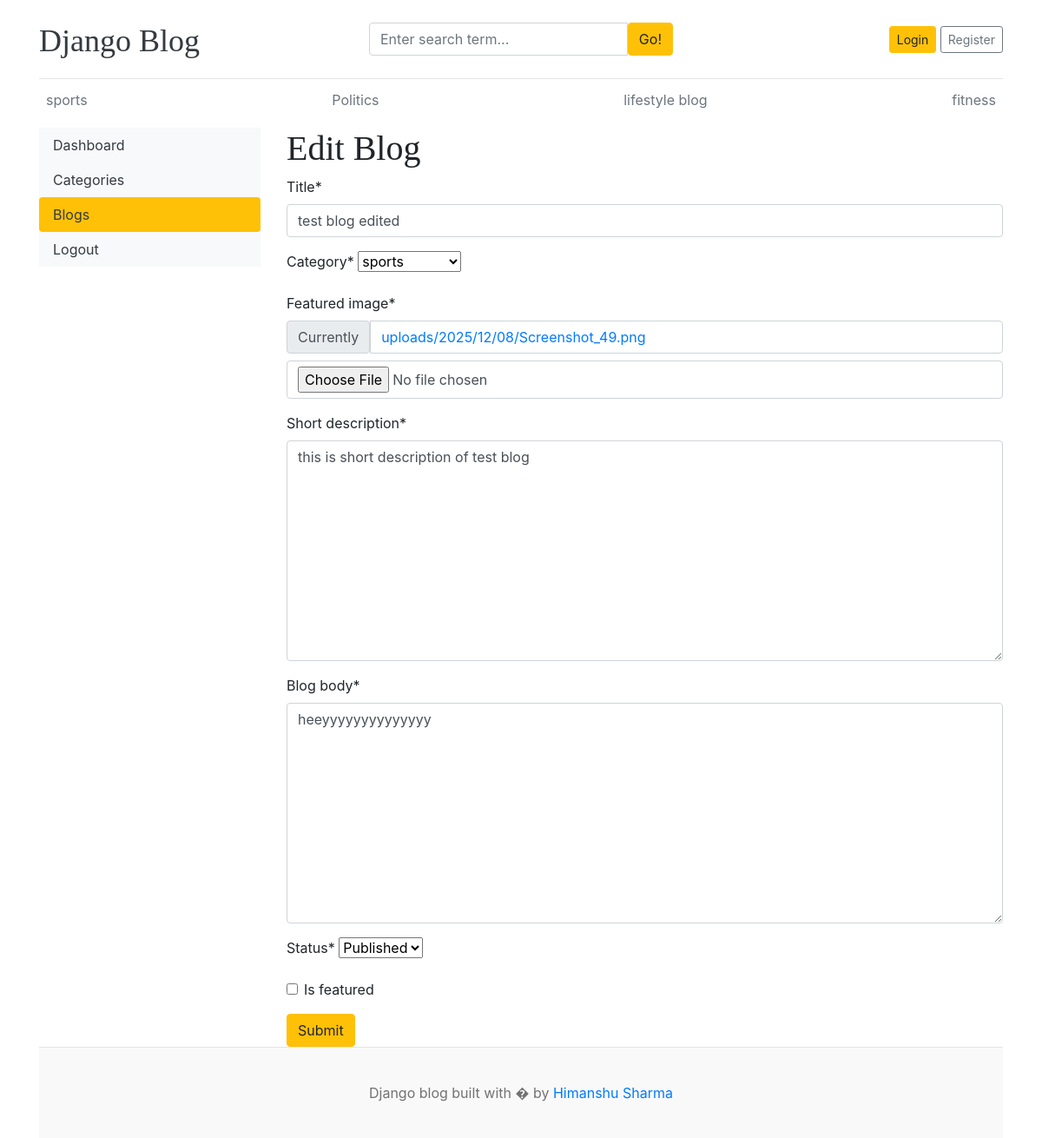
Page /dashboard/posts/edit/1 on the committed database.
### blogs/models.py (models this page shows, shortened)
class Category(models.Model):
    category_name = models.CharField(max_length=50, unique=True)
    created_at = models.DateTimeField(auto_now_add=True)
    updated_at = models.DateTimeField(auto_now=True)
    class Meta:
        verbose_name_plural = 'categories'
    def __str__(self):
        return self.category_name

class Blog(models.Model):
    title = models.CharField(max_length=100)
    slug = AutoSlugField(populate_from='title', unique=True, max_length=150)
    category = models.ForeignKey(Category, on_delete=models.CASCADE)
    author = models.ForeignKey(User, on_delete=models.CASCADE)
    featured_image = models.ImageField(upload_to='uploads/%Y/%m/%d')
    short_description = models.TextField(max_length=500)
    blog_body = models.TextField(max_length=2000)
    status = models.CharField(choices=STATUS_CHOICES, default = 'Draft')
    is_featured = models.BooleanField(default = False)
    created_at = models.DateTimeField(auto_now_add=True)
    updated_at = models.DateTimeField(auto_now=True)

### dashboard/views.py (the view)
# urls.py: path('posts/edit/<int:pk>', views.edit_post, name='edit_post'),
def edit_post(request, pk):
    post = get_object_or_404(Blog, pk=pk)
    if request.method == 'POST':
        form = PostForm(request.POST, request.FILES, instance=post)
        if form.is_valid():
            form.save()
            return redirect('dashboard:posts')
    form = PostForm(instance=post)
    context = {
        'post':post,
        'form':form,
    }
    return render(request, 'dashboard/edit_posts.html', context)

### dashboard/forms.py
class PostForm(forms.ModelForm):
    class Meta:
        model = Blog
        fields = ('title', 'category', 'featured_image', 'short_description', 'blog_body', 'status', 'is_featured')

### blogs/context_processors.py (called while the page is built)
def get_categories(request):
    categories = Category.objects.all()
    return dict(categories=categories)

def get_social_link(request):
    social_link = SocialLink.objects.all()
    return dict(social_link = social_link )

### templates/dashboard/edit_posts.html (shortened to what this page needs)
{% extends 'base.html' %}
{% block content %}
{% load crispy_forms_tags %}
<div class='row'>
    {% include 'dashboard/sidebar.html'%}
    <div class='col-md-9'>
        <h1>Edit Blog</h1>
        <form action="{% url 'dashboard:edit_post' post.id %}" method='POST' enctype='multipart/form-data'>
            {{form | crispy}}
            <button type='submit' class='btn btn-warning'>Submit</button>
        </form>
    </div>
</div>
{% endblock %}

### templates/base.html (shortened to what this page needs)
{% load static%}
<!DOCTYPE html>
<html lang="en">
<head>
    <link href="https://getbootstrap.com/docs/4.0/dist/css/bootstrap.min.css" rel="stylesheet">
    <link href="{% static 'css/blog.css'%}" rel="stylesheet">
    <link rel="stylesheet" href="https://cdnjs.cloudflare.com/ajax/libs/font-awesome/4.7.0/css/font-awesome.min.css">
  </head>
<body>
    <div class="container">
      <header class="blog-header py-3">
        <div class="row flex-nowrap justify-content-between align-items-center">
          <div class="col-4 pt-1">
            <a class="blog-header-logo text-dark" href="/">Django Blog</a>
          </div>
          <div class='col-4'>
            <form action="{% url 'search' %}" method ='GET'>
              <div class="input-group">
                  <input class="form-control" type="text" name='keyword' value="{{keyword}}" placeholder="Enter search term..." aria-label="Enter search term..." aria-describedby="button-search" />
                  <button type='submit' class="btn btn-warning" id="button-search" type="button">Go!</button>
              </div>
            </form>
          </div>
          <div class="col-4 d-flex justify-content-end align-items-center">
            {% if user.is_authenticated %}
              <span><a href="{% url 'dashboard:dashboard' %}">Dashboard</span>
              &emsp;
              <span><a href="{% url 'logout' %}"> Logout</span>
            {% else %}
              <a class="btn btn-sm btn-warning" href="{% url 'login'%}">Login</a> &nbsp;
              <a class="btn btn-sm btn-outline-secondary" href="{% url 'register' %}">Register</a>
            {% endif %}
          </div>
        </div>
      </header>
      <div class="nav-scroller py-1 mb-2">
        <nav class="nav d-flex justify-content-between">
          {% for category in categories %}
          <a class="p-2 text-muted" href="{% url 'posts_by_category' category.id %}">{{category.category_name}}</a>
          {% endfor %}
        </nav>
      </div>
{% block content %}
{% endblock%}
<footer class="blog-footer">
  <p>Django blog built with � by <a href="#">Himanshu Sharma</a></p>
</footer>
</body>
</html>

### blog_main/static/css/blog.css (style rules this page uses)
.blog-header { border-bottom: 1px solid #e5e5e5; }
.blog-header-logo { font-family: "Playfair Display", Georgia, "Times New Roman", serif; font-size: 2.25rem; }
h1, h2, h3, h4, h5, h6 { font-family: "Playfair Display", Georgia, "Times New Roman", serif; }
.blog-footer { padding: 2.5rem 0; color: #727272; text-align: center; background-color: #f9f9f9; border-top: .05rem solid #e5e5e5; }
.blog-footer p:last-child { margin-bottom: 0; }

### rows in the picture
Category: category_name "sports"
Category: category_name "Politics"
Category: category_name "lifestyle blog"
Category: category_name "fitness"
Blog: title "test blog edited", category "sports", short_description "this is short description of test blog", blog_body "heeyyyyyyyyyyyyyy", status "Published"
